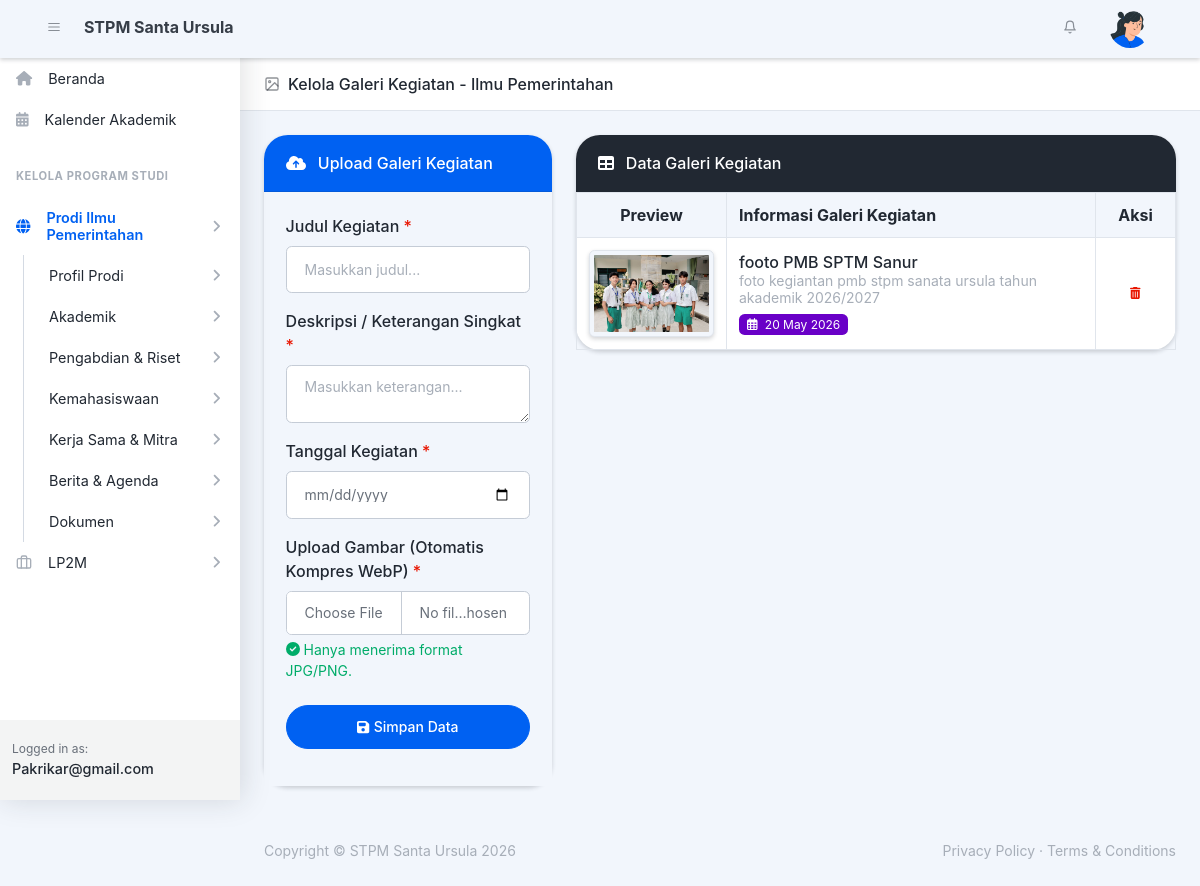
The page /index.php?module=prodi_pemerintahan&act=galeri (signed in) on the database its author committed.
### tables this page shows
CREATE TABLE `prodi_publikasi_visual` (
  `id` int(11) NOT NULL,
  `prodi` varchar(50) NOT NULL,
  `kategori` enum('jurnal','galeri') NOT NULL,
  `judul` varchar(200) NOT NULL,
  `deskripsi_issn` text DEFAULT NULL,
  `tautan_link` varchar(255) DEFAULT NULL,
  `tanggal_kegiatan` date DEFAULT NULL,
  `file_gambar_webp` varchar(255) NOT NULL,
  `updated_at` timestamp NOT NULL DEFAULT current_timestamp() ON UPDATE current_timestamp()
);

### modul/kelola_prodi/publikasi_visual_data.php (the view, shortened to what this page needs)
<?php
$mod_aktif = isset($_GET['module']) ? $_GET['module'] : '';
if ($mod_aktif == 'prodi_sosiatri') {
    $prodi = 'sosiatri';
    $nama_prodi = 'Pembangunan Sosial (Sosiatri)';
    $bg_color = 'bg-success';
    $btn_color = 'btn-success';
} else {
    $prodi = 'pemerintahan';
    $nama_prodi = 'Ilmu Pemerintahan';
    $bg_color = 'bg-primary';
    $btn_color = 'btn-primary';
}
$kategori = isset($_GET['act']) ? $_GET['act'] : 'galeri';
if ($kategori == 'jurnal') {
    $title = "Jurnal Ilmiah";
    $lbl_judul = "Nama Jurnal / Artikel";
    $lbl_desc = "Nomor ISSN / Keterangan";
    $icon = "book-open";
} else {
    $title = "Galeri Kegiatan";
    $lbl_judul = "Judul Kegiatan";
    $lbl_desc = "Deskripsi / Keterangan Singkat";
    $icon = "image";
}
$query = $koneksi->query("SELECT * FROM prodi_publikasi_visual WHERE prodi='$prodi' AND kategori='$kategori' ORDER BY id DESC");
?>
<header class="page-header page-header-compact page-header-light border-bottom bg-white mb-4">
    <div class="container-xl px-4">
        <div class="page-header-content">
            <div class="row align-items-center pt-3">
                <div class="col-auto mb-3">
                    <h1 class="page-header-title">
                        <div class="page-header-icon"><i data-feather="<?= $icon ?>"></i></div>
                        Kelola <?= $title ?> - <?= $nama_prodi ?>
                    </h1>
                </div>
            </div>
        </div>
    </div>
</header>
<div class="container-xl px-4 mt-4">
    <div class="row">
        <div class="col-lg-4 mb-4">
            <div class="card shadow-sm border-0">
                <div class="card-header <?= $bg_color ?> text-white">
                    <i class="fas fa-cloud-upload-alt me-2"></i> Upload <?= $title ?>
                </div>
                <div class="card-body bg-light">
                    <form action="index.php?module=<?= $mod_aktif ?>&act=proses_publikasi_visual" method="POST" enctype="multipart/form-data">
                        <div class="mb-3">
                            <label class="form-label fw-bold text-dark"><?= $lbl_judul ?> <span class="text-danger">*</span></label>
                            <input class="form-control" name="judul" type="text" placeholder="Masukkan judul..." required>
                        </div>
                        <div class="mb-3">
                            <label class="form-label fw-bold text-dark"><?= $lbl_desc ?> <span class="text-danger">*</span></label>
                            <textarea class="form-control" name="deskripsi_issn" rows="2" placeholder="Masukkan keterangan..." required></textarea>
                        </div>
                        <?php if ($kategori == 'jurnal'): ?>
                            <div class="mb-3">
                                <label class="form-label fw-bold text-dark">Link Jurnal (URL) <span class="text-danger">*</span></label>
                                <input class="form-control" name="tautan_link" type="url" placeholder="https://..." required>
                            </div>
                        <?php else: ?>
                            <div class="mb-3">
                                <label class="form-label fw-bold text-dark">Tanggal Kegiatan <span class="text-danger">*</span></label>
                                <input class="form-control" name="tanggal_kegiatan" type="date" required>
                            </div>
                        <?php endif; ?>
                        <div class="mb-4">
                            <label class="form-label fw-bold text-dark">Upload Gambar (Otomatis Kompres WebP) <span class="text-danger">*</span></label>
                            <input class="form-control bg-white" name="file_gambar" type="file" accept="image/jpeg, image/png" required>
                            <div class="form-text text-success small"><i class="fas fa-check-circle"></i> Hanya menerima format JPG/PNG.</div>
                        </div>
                        <button class="btn <?= $btn_color ?> w-100 rounded-pill fw-bold" type="submit">
                            <i class="fas fa-save me-1"></i> Simpan Data
                        </button>
                    </form>
                </div>
            </div>
        </div>
        <div class="col-lg-8 mb-4">
            <div class="card shadow-sm border-0">
                <div class="card-header bg-dark text-white">
                    <i class="fas fa-table me-2"></i> Data <?= $title ?>
                </div>
                <div class="card-body p-0">
                    <div class="table-responsive">
                        <table class="table table-bordered table-hover mb-0">
                            <thead class="bg-light text-dark">
                                <tr>
                                    <th class="text-center">Preview</th>
                                    <th>Informasi <?= $title ?></th>
                                    <th class="text-center">Aksi</th>
                                </tr>
                            </thead>
                            <tbody>
                                <?php if($query->num_rows > 0): ?>
                                    <?php while($row = $query->fetch_assoc()): ?>
                                    <tr>
                                        <td class="text-center align-middle" style="width: 150px;">
                                            <img src="uploads/visual/<?= $row['file_gambar_webp'] ?>" class="img-thumbnail shadow-sm" style="max-height: 90px; object-fit: cover;">
                                        </td>
                                        <td class="align-middle">
                                            <div class="fw-bold text-dark fs-6"><?= htmlspecialchars($row['judul']) ?></div>
                                            <div class="small text-muted mb-2"><?= htmlspecialchars($row['deskripsi_issn']) ?></div>
                                            <?php if ($kategori == 'jurnal'): ?>
                                                <a href="<?= htmlspecialchars($row['tautan_link']) ?>" target="_blank" class="badge bg-success text-decoration-none px-2 py-1"><i class="fas fa-external-link-alt me-1"></i> Kunjungi Jurnal</a>
                                            <?php else: ?>
                                                <span class="badge bg-secondary px-2 py-1"><i class="far fa-calendar-alt me-1"></i> <?= date('d M Y', strtotime($row['tanggal_kegiatan'])) ?></span>
                                            <?php endif; ?>
                                        </td>
                                        <td class="text-center align-middle" style="width: 80px;">
                                            <a href="index.php?module=<?= $mod_aktif ?>&act=hapus_publikasi_visual&id=<?= $row['id'] ?>&redir=<?= $kategori ?>" class="btn btn-sm btn-outline-danger border-0" onclick="return confirm('Yakin ingin menghapus data ini?')">
                                                <i class="fas fa-trash-alt"></i>
                                            </a>
                                        </td>
                                    </tr>
                                    <?php endwhile; ?>
                                <?php else: ?>
                                    <tr><td colspan="3" class="text-center py-4 text-muted">Belum ada data yang diunggah.</td></tr>
                                <?php endif; ?>
                            </tbody>
                        </table>
                    </div>
                </div>
            </div>
        </div>
    </div>
</div>

### rows shown on the page
prodi_publikasi_visual: file_gambar_webp (picture), judul "footo PMB SPTM Sanur", deskripsi_issn "foto kegiantan pmb stpm sanata ursula tahun akademik 2026/2027", tanggal_kegiatan "20 May 2026"

### other values the page prints
$nama_prodi "Ilmu Pemerintahan"
$_SESSION['username'] "Pakrikar@gmail.com"
$title "Galeri Kegiatan"
$lbl_judul "Judul Kegiatan"
$lbl_desc "Deskripsi / Keterangan Singkat"
